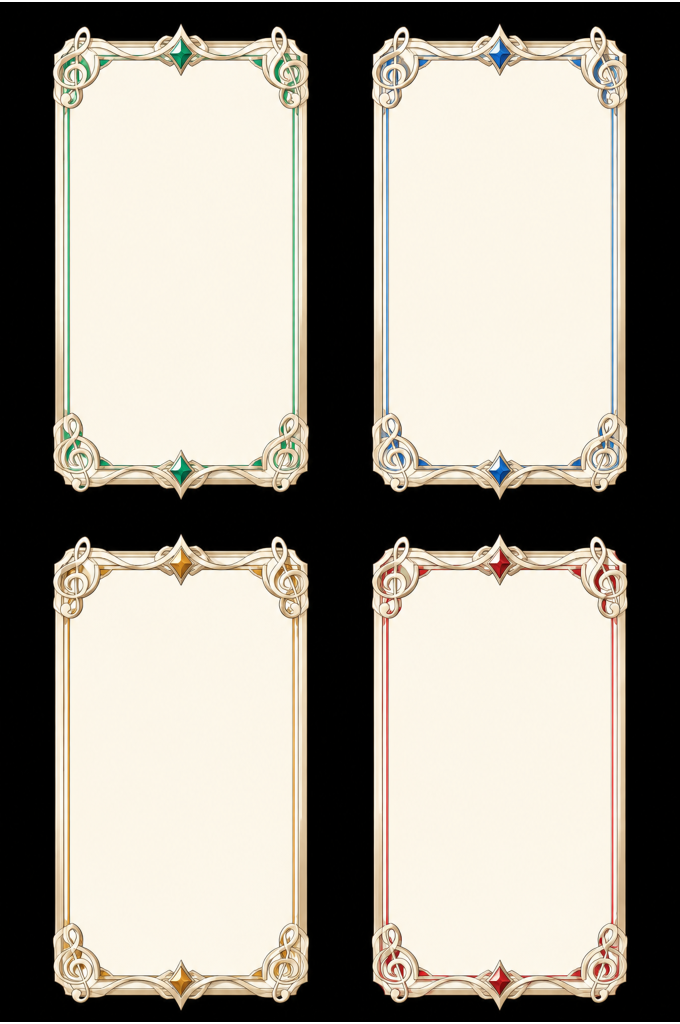
#> input picture _Inbox/upgrade-ui-apimart-v2/01-frames-four-colors.png, 1360 x 2048 px (shown at 1/2 size)
$ python process_music_upgrade_ui.py
#> lines starting #> are read from the running program, lines starting #| are printed output that depends on the picture
### tools/music_staff_profile.py
"""Smooth, subpixel centerline of five strokes. Equal weight per stroke avoids coverage-dependent centroid jumps."""
import numpy as np
from PIL import Image
from pathlib import Path

def measure(im):
    a=np.asarray(im.convert("RGBA"))[:,:,3].astype(float)
    xs=[];ys=[]
    for x in range(a.shape[1]):
        col=a[:,x]
        edges=np.flatnonzero(np.diff(np.r_[False,col>24,False]))
        spans=list(zip(edges[::2],edges[1::2]))
        spans=[(lo,hi) for lo,hi in spans if hi-lo>=2]
        if len(spans)!=5:continue
        centers=[np.dot(np.arange(lo,hi)+.5,col[lo:hi])/col[lo:hi].sum() for lo,hi in spans]
        xs.append(x+.5);ys.append(float(np.mean(centers)))
    if len(xs)<im.width*.75:raise ValueError("Five complete strokes missing in too many columns")
    xs=np.array(xs);ys=np.array(ys)
    fit=np.polynomial.Chebyshev.fit(xs,ys,22,domain=[0,im.width])
    residual=fit(xs)-ys
    samples=.5-fit(np.linspace(0,im.width,1025))/im.height
    return samples,{"validColumns":len(xs),"rmsSourcePixels":float(np.sqrt(np.mean(residual**2))),"maxSourcePixels":float(np.max(np.abs(residual)))}

def write_profile(im,path):
    values,report=measure(im)
    source="namespace S.View { public static class MusicOfferArt { public const float Aspect = "+str(round(im.width/im.height,6))+"f; public static readonly float[] Rail = new float[] {"+",".join(f"{v:.9f}f" for v in values)+"}; } }"
    Path(path).write_text(source,encoding="utf-8")
    return report

# [13 lines that do not run on import are left out]

### tools/process_music_upgrade_ui.py
"""Deterministic cutout/import of approved APIMart upgrade UI sheets. Originals remain in _Inbox."""
from pathlib import Path
from PIL import Image, ImageFilter
import numpy as np
import json
root=Path(__file__).resolve().parents[1]
dst=root/"Assets/_Game/Res/Texture/UI"
catalog={}
def cut(im,threshold=12):
    a=np.array(im.convert("RGBA")).astype(float)
    peak=a[:,:,:3].max(2)
    alpha=np.clip((peak-threshold)/32,0,1)*a[:,:,3]/255
    a[:,:,3]=alpha*255
    out=Image.fromarray(a.astype("uint8"))
    box=out.getchannel("A").point(lambda x:255 if x>25 else 0).getbbox()
    return out.crop(box)
def save(im,name,cat):
    p=dst/("Icon/Items" if cat=="Items" else cat)/(name+".png")
    p.parent.mkdir(parents=True,exist_ok=True);im.save(p);catalog[name]=cat
sheet=Image.open(root/"_Inbox/upgrade-ui-apimart-v2/01-frames-four-colors.png")
#> sheet is the input picture: PIL image 1360x2048 RGBA; mean R, G, B, A 156.5, 151.3, 141, 254
w,h=sheet.size
#> w = 1360; h = 2048
for i,color in enumerate(["green","blue","gold","red"]):
    x=i%2*w//2;y=i//2*h//2
    im=cut(sheet.crop((x+12,y+12,x+w//2-12,y+h//2-12)))
    im=im.resize((280,512),Image.Resampling.LANCZOS)
    save(im,"offer_frame_"+color,"Frame")
#> this loop made 4 passes
#> box in cut on passes 1 to 4: (93, 35, 607, 988), (51, 35, 564, 989), (93, 31, 607, 986), (51, 31, 564, 986)
sheet=Image.open(root/"_Inbox/upgrade-ui-apimart-v8/02-gold-notes-clean.png")
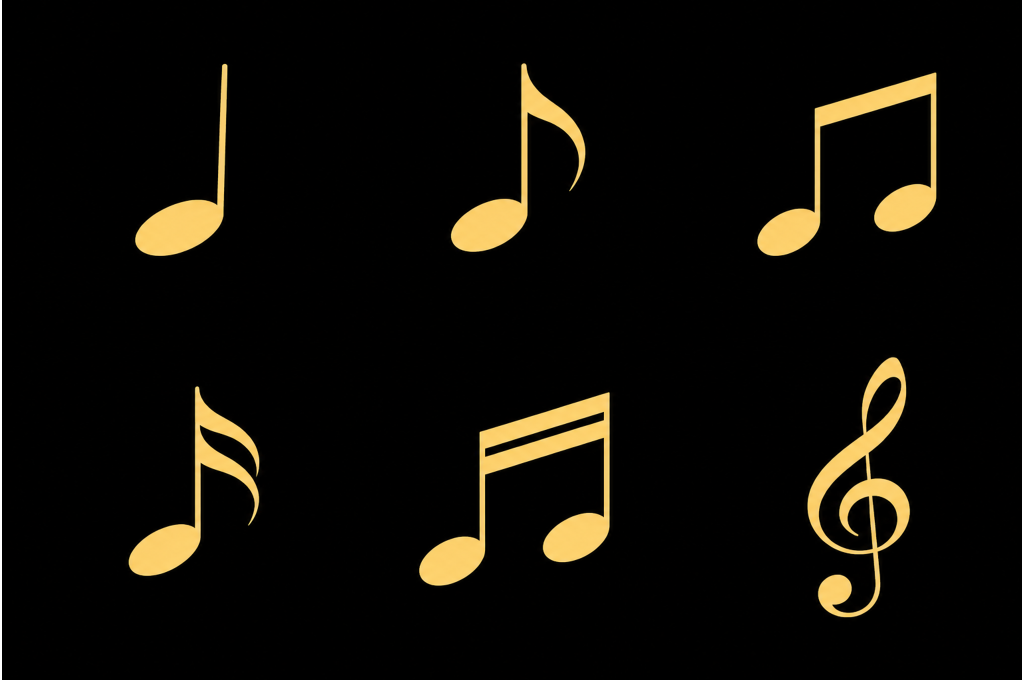
#> input picture _Inbox/upgrade-ui-apimart-v8/02-gold-notes-clean.png, 2048 x 1360 px (shown at 1/2 size)
#> sheet is the input picture: PIL image 2048x1360 RGBA; mean R, G, B, A 14.7, 12.2, 6.4, 254
w,h=sheet.size
#> w = 2048; h = 1360
for i in range(6):
    x=i%3*w//3;y=i//3*h//2
    im=cut(sheet.crop((x+16,y+16,x+w//3-16,y+h//2-16)))
    im.thumbnail((128,160),Image.Resampling.LANCZOS)
    canvas=Image.new("RGBA",(160,192));canvas.alpha_composite(im,((160-im.width)//2,(192-im.height)//2))
    save(canvas,"offer_note_"+str(i),"Icon")
    halo=Image.new("RGBA",canvas.size,(255,205,85,0))
    a=canvas.getchannel("A")
    strength=np.asarray(a.filter(ImageFilter.GaussianBlur(3)),dtype=float)*.65+np.asarray(a.filter(ImageFilter.GaussianBlur(8)),dtype=float)*1.25
    halo.putalpha(Image.fromarray(np.clip(strength,0,255).astype("uint8")))
    save(halo,"offer_note_glow_"+str(i),"Icon")
#> this loop made 6 passes
#> box in cut on passes 1 to 6: (254, 111, 440, 496), (203, 110, 474, 488), (133, 128, 493, 496), (240, 76, 503, 457), (140, 88, 522, 476), (233, 17, 440, 539)
#> pass 1, in cut (call 5), `out=Image.fromarray(a.astype("uint8"))`:
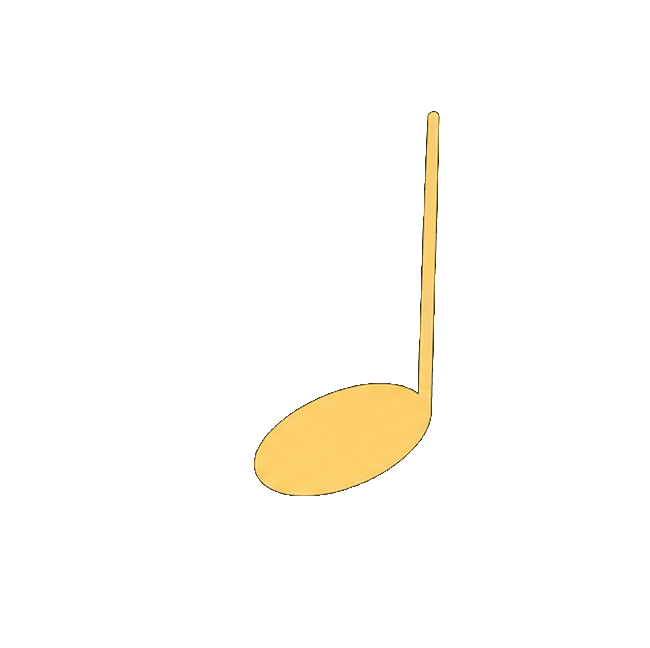
#> out: PIL image 650x648 RGBA; mean R, G, B, A 10.5, 8.7, 4.5, 11; transparent parts drawn white
#> after the loop:
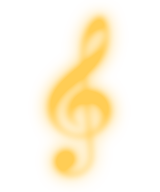
#> halo: PIL image 160x192 RGBA; mean R, G, B, A 255, 205, 85, 44.1; transparent parts drawn white
#> after the loop:
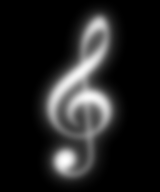
#> strength: shape (192, 160) float64; min 0, max 348.9, mean 46; drawn with min black and max white
im=Image.open(root/"_Inbox/upgrade-ui-apimart-v7/03-gold-staff-clean-core.png")
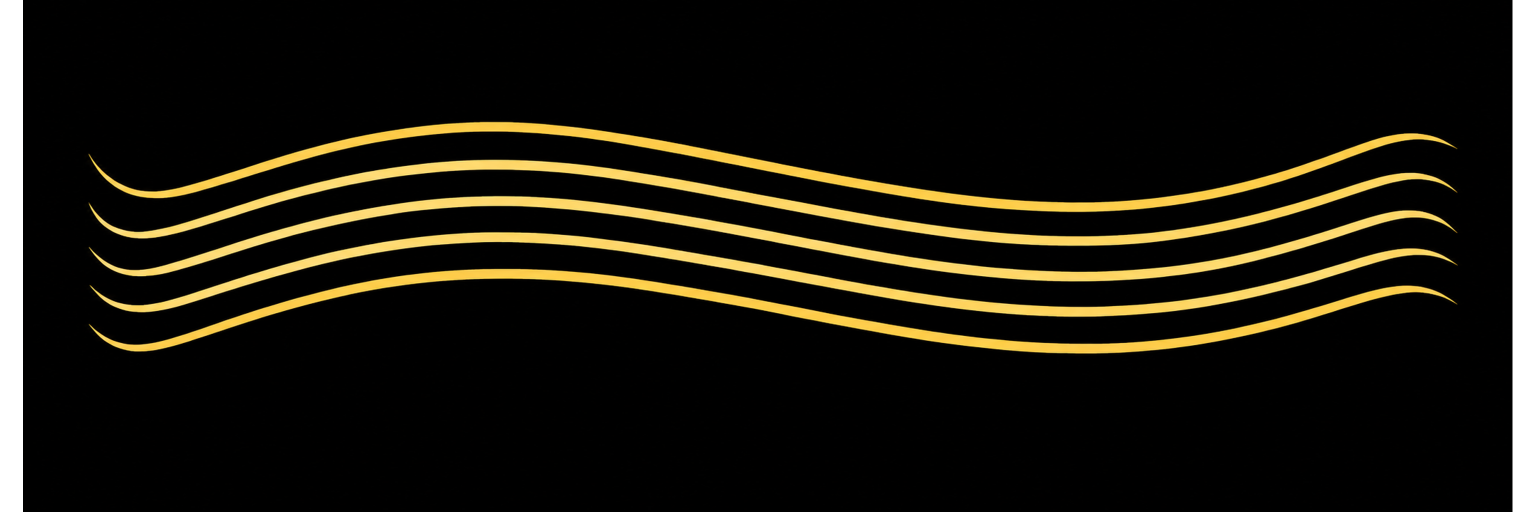
#> input picture _Inbox/upgrade-ui-apimart-v7/03-gold-staff-clean-core.png, 3072 x 1024 px (shown at 1/2 size)
#> im is the input picture: PIL image 3072x1024 RGBA; mean R, G, B, A 20.4, 17.1, 7.7, 247.3
im=cut(im.crop((12,12,im.width-12,im.height-12)),8)
#> in cut (call 11), `a[:,:,3]=alpha*255`:
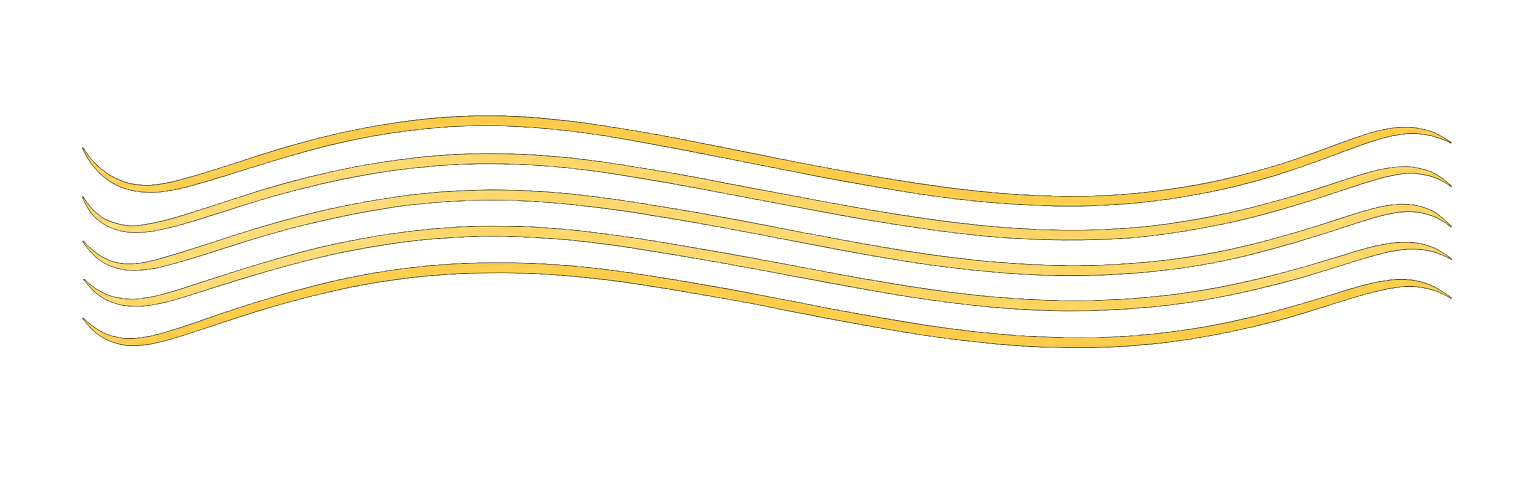
#> a: shape (1000, 3048, 4) float64 (shown at 1/2 size); mean R, G, B, A 21.1, 17.7, 7.9, 23.4; transparent parts drawn white
#> in cut (call 11), `box=out.getchannel("A").point(lambda x:255 if x>25 else 0).getbbox()`: box = (164, 231, 2904, 696)
im.thumbnail((2048,700),Image.Resampling.LANCZOS)
#> im: PIL image 2048x348 RGBA
canvas=Image.new("RGBA",(im.width+32,im.height+32));canvas.alpha_composite(im,(16,16))
#> after `canvas = Image.new('RGBA', (im.width + 32, im.height + 32))`: canvas: PIL image 2080x380 RGBA; every value is 0
save(canvas,"offer_staff","Widget")
glow=Image.new("RGBA",canvas.size,(255,196,64,0))
a=canvas.getchannel("A")
#> a: PIL image 2080x380 L
strength=np.asarray(a.filter(ImageFilter.GaussianBlur(5)),dtype=float)*1.1+np.asarray(a.filter(ImageFilter.GaussianBlur(16)),dtype=float)*1.8
#> strength: shape (380, 2080) float64
glow.putalpha(Image.fromarray(np.clip(strength,0,255).astype("uint8")))
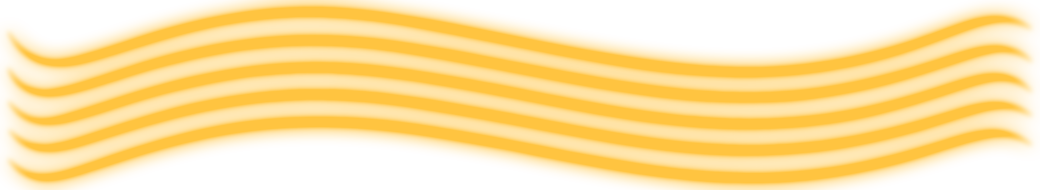
#> glow: PIL image 2080x380 RGBA (shown at 1/2 size); mean R, G, B, A 255, 196, 64, 123.5; transparent parts drawn white
save(glow,"offer_staff_glow","Widget")
from music_staff_profile import write_profile
write_profile(canvas,root/"Assets/_Game/View/MusicOfferArt.cs")
#> the loop in measure, `for x in range(a.shape[1]):` made 2080 passes
#> (spans, centers) on passes 19 to 21: ([(64, 70), (137, 144), (203, 208), (260, 263), (319, 323)], [67.16, 140.6, 205.5, 261.5, 320.8]), ([(65, 73), (139, 147), (204, 210), (260, 264), (319, 324)], [68.87, 142.8, 206.8, 262.2, 321.8]), ([(67, 75), (140, 149), (205, 211), (261, 265), (320, 325)], [70.76, 144.5, 208, 263, 322.8])
#> after the loop in measure, `for x in range(a.shape[1]):`: xs = 2046 values from 18.5 to 2063.5; ys = 2046 values, max 249 at index 1476, min 134.5 at index 609, mean 193.7
#> in measure, `residual=fit(xs)-ys`: residual = 2046 values, max 0.461 at index 2045, min -0.218 at index 1997, mean 2.19e-14
#> in measure, `samples=.5-fit(np.linspace(0,im.width,1025))/im.height`: samples = 1025 values, max 0.146 at index 310, min -0.155 at index 737, mean -0.00925
#> in write_profile, `values,report=measure(im)`: values has the same summary as samples in measure; report = {'validColumns': 2046, 'rmsSourcePixels': 0.067, 'maxSourcePixels': 0.461}
for p in sorted((dst/"Icon/Items").glob("item_*.png")):
    im=Image.open(p).convert("RGBA");a=np.array(im).astype(float);h,w=a.shape[:2]
    yy,xx=np.mgrid[:h,:w];r=np.sqrt(((xx-(w-1)/2)/w)**2+((yy-(h-1)/2)/h)**2)
    peak=a[:,:,:3].max(2)
    a[:,:,3]*=np.clip((peak-80)/55,0,1)*np.clip((.415-r)*100,0,1)
    # Preserve common canvas/scale; remove baked circular plate and perimeter.
    save(Image.fromarray(a.astype("uint8")),"offer_"+p.stem,"Items")
path=root/"tools/hud-v2-catalog.json";d=json.loads(path.read_text(encoding="utf-8-sig"));d.update(catalog);path.write_text(json.dumps(d,indent=2)+"\n",encoding="utf-8")
#> (reads tools/hud-v2-catalog.json from the repository)
#> (the run stopped early here; a loop or call above may not have finished)
